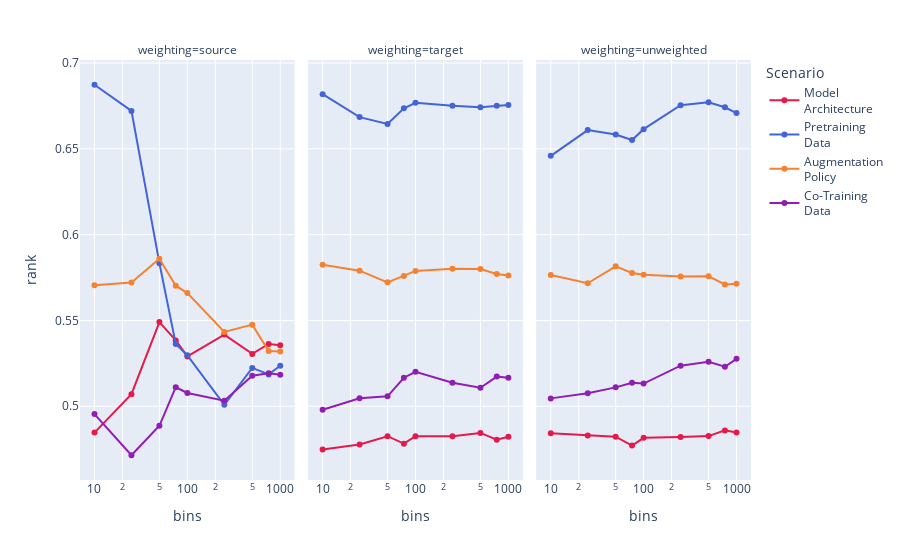

Notebook code for this chart:
### Markdown cell above
With respect to weightedtau the pretraining data and augmentation policy scenarios would have profited from a lower number of bins.

### Code cell
get_bins_plot('rank')

### Figure 1 — Plotly figure (JSON) as saved in the notebook; plotly's stock layout.template omitted (floating-point values rounded to 4 significant figures)
{"data": [{"hovertemplate": "Scenario=Model<br>Architecture<br>weighting=source<br>bins=%{x}<br>rank=%{y}<extra></extra>", "legendgroup": "Model<br>Architecture", "line": {"color": "rgb(230, 25, 75)", "dash": "solid"}, "marker": {"symbol": "circle"}, "mode": "lines+markers", "name": "Model<br>Architecture", "orientation": "v", "showlegend": true, "x": [10, 25, 50, 75, 100, 250, 500, 750, 1000], "xaxis": "x", "y": [0.4846, 0.507, 0.549, 0.5383, 0.529, 0.5418, 0.5305, 0.5363, 0.5355], "yaxis": "y", "type": "scatter"}, {"hovertemplate": "Scenario=Model<br>Architecture<br>weighting=target<br>bins=%{x}<br>rank=%{y}<extra></extra>", "legendgroup": "Model<br>Architecture", "line": {"color": "rgb(230, 25, 75)", "dash": "solid"}, "marker": {"symbol": "circle"}, "mode": "lines+markers", "name": "Model<br>Architecture", "orientation": "v", "showlegend": false, "x": [10, 25, 50, 75, 100, 250, 500, 750, 1000], "xaxis": "x2", "y": [0.4748, 0.4777, 0.4826, 0.4782, 0.4826, 0.4825, 0.4845, 0.4805, 0.4822], "yaxis": "y2", "type": "scatter"}, {"hovertemplate": "Scenario=Model<br>Architecture<br>weighting=unweighted<br>bins=%{x}<br>rank=%{y}<extra></extra>", "legendgroup": "Model<br>Architecture", "line": {"color": "rgb(230, 25, 75)", "dash": "solid"}, "marker": {"symbol": "circle"}, "mode": "lines+markers", "name": "Model<br>Architecture", "orientation": "v", "showlegend": false, "x": [10, 25, 50, 75, 100, 250, 500, 750, 1000], "xaxis": "x3", "y": [0.4843, 0.4829, 0.4823, 0.4771, 0.4816, 0.482, 0.4826, 0.4859, 0.4847], "yaxis": "y3", "type": "scatter"}, {"hovertemplate": "Scenario=Pretraining<br>Data<br>weighting=source<br>bins=%{x}<br>rank=%{y}<extra></extra>", "legendgroup": "Pretraining<br>Data", "line": {"color": "rgb(67, 99, 216)", "dash": "solid"}, "marker": {"symbol": "circle"}, "mode": "lines+markers", "name": "Pretraining<br>Data", "orientation": "v", "showlegend": true, "x": [10, 25, 50, 75, 100, 250, 500, 750, 1000], "xaxis": "x", "y": [0.6873, 0.6721, 0.5834, 0.5363, 0.5297, 0.5009, 0.5223, 0.5186, 0.5236], "yaxis": "y", "type": "scatter"}, {"hovertemplate": "Scenario=Pretraining<br>Data<br>weighting=target<br>bins=%{x}<br>rank=%{y}<extra></extra>", "legendgroup": "Pretraining<br>Data", "line": {"color": "rgb(67, 99, 216)", "dash": "solid"}, "marker": {"symbol": "circle"}, "mode": "lines+markers", "name": "Pretraining<br>Data", "orientation": "v", "showlegend": false, "x": [10, 25, 50, 75, 100, 250, 500, 750, 1000], "xaxis": "x2", "y": [0.6818, 0.6685, 0.6644, 0.6736, 0.6768, 0.675, 0.6743, 0.675, 0.6755], "yaxis": "y2", "type": "scatter"}, {"hovertemplate": "Scenario=Pretraining<br>Data<br>weighting=unweighted<br>bins=%{x}<br>rank=%{y}<extra></extra>", "legendgroup": "Pretraining<br>Data", "line": {"color": "rgb(67, 99, 216)", "dash": "solid"}, "marker": {"symbol": "circle"}, "mode": "lines+markers", "name": "Pretraining<br>Data", "orientation": "v", "showlegend": false, "x": [10, 25, 50, 75, 100, 250, 500, 750, 1000], "xaxis": "x3", "y": [0.6459, 0.6609, 0.6583, 0.6551, 0.6615, 0.6754, 0.6772, 0.6742, 0.6708], "yaxis": "y3", "type": "scatter"}, {"hovertemplate": "Scenario=Augmentation<br>Policy<br>weighting=source<br>bins=%{x}<br>rank=%{y}<extra></extra>", "legendgroup": "Augmentation<br>Policy", "line": {"color": "rgb(245, 130, 49)", "dash": "solid"}, "marker": {"symbol": "circle"}, "mode": "lines+markers", "name": "Augmentation<br>Policy", "orientation": "v", "showlegend": true, "x": [10, 25, 50, 75, 100, 250, 500, 750, 1000], "xaxis": "x", "y": [0.5705, 0.5721, 0.586, 0.5702, 0.5659, 0.5433, 0.5475, 0.5322, 0.532], "yaxis": "y", "type": "scatter"}, {"hovertemplate": "Scenario=Augmentation<br>Policy<br>weighting=target<br>bins=%{x}<br>rank=%{y}<extra></extra>", "legendgroup": "Augmentation<br>Policy", "line": {"color": "rgb(245, 130, 49)", "dash": "solid"}, "marker": {"symbol": "circle"}, "mode": "lines+markers", "name": "Augmentation<br>Policy", "orientation": "v", "showlegend": false, "x": [10, 25, 50, 75, 100, 250, 500, 750, 1000], "xaxis": "x2", "y": [0.5825, 0.579, 0.5722, 0.5758, 0.5789, 0.5801, 0.5799, 0.5771, 0.5762], "yaxis": "y2", "type": "scatter"}, {"hovertemplate": "Scenario=Augmentation<br>Policy<br>weighting=unweighted<br>bins=%{x}<br>rank=%{y}<extra></extra>", "legendgroup": "Augmentation<br>Policy", "line": {"color": "rgb(245, 130, 49)", "dash": "solid"}, "marker": {"symbol": "circle"}, "mode": "lines+markers", "name": "Augmentation<br>Policy", "orientation": "v", "showlegend": false, "x": [10, 25, 50, 75, 100, 250, 500, 750, 1000], "xaxis": "x3", "y": [0.5765, 0.5717, 0.5816, 0.5777, 0.5766, 0.5755, 0.5757, 0.5709, 0.5714], "yaxis": "y3", "type": "scatter"}, {"hovertemplate": "Scenario=Co-Training<br>Data<br>weighting=source<br>bins=%{x}<br>rank=%{y}<extra></extra>", "legendgroup": "Co-Training<br>Data", "line": {"color": "rgb(145, 30, 180)", "dash": "solid"}, "marker": {"symbol": "circle"}, "mode": "lines+markers", "name": "Co-Training<br>Data", "orientation": "v", "showlegend": true, "x": [10, 25, 50, 75, 100, 250, 500, 750, 1000], "xaxis": "x", "y": [0.4954, 0.4715, 0.4886, 0.5111, 0.5077, 0.5032, 0.5178, 0.5192, 0.5184], "yaxis": "y", "type": "scatter"}, {"hovertemplate": "Scenario=Co-Training<br>Data<br>weighting=target<br>bins=%{x}<br>rank=%{y}<extra></extra>", "legendgroup": "Co-Training<br>Data", "line": {"color": "rgb(145, 30, 180)", "dash": "solid"}, "marker": {"symbol": "circle"}, "mode": "lines+markers", "name": "Co-Training<br>Data", "orientation": "v", "showlegend": false, "x": [10, 25, 50, 75, 100, 250, 500, 750, 1000], "xaxis": "x2", "y": [0.498, 0.5046, 0.5058, 0.5166, 0.5201, 0.5137, 0.5108, 0.5173, 0.5166], "yaxis": "y2", "type": "scatter"}, {"hovertemplate": "Scenario=Co-Training<br>Data<br>weighting=unweighted<br>bins=%{x}<br>rank=%{y}<extra></extra>", "legendgroup": "Co-Training<br>Data", "line": {"color": "rgb(145, 30, 180)", "dash": "solid"}, "marker": {"symbol": "circle"}, "mode": "lines+markers", "name": "Co-Training<br>Data", "orientation": "v", "showlegend": false, "x": [10, 25, 50, 75, 100, 250, 500, 750, 1000], "xaxis": "x3", "y": [0.5046, 0.5076, 0.511, 0.5137, 0.5132, 0.5237, 0.5259, 0.523, 0.5276], "yaxis": "y3", "type": "scatter"}], "layout": {"xaxis": {"anchor": "y", "domain": [0.0, 0.32], "title": {"text": "bins"}, "type": "log"}, "yaxis": {"anchor": "x", "domain": [0.0, 1.0], "title": {"text": "rank"}}, "xaxis2": {"anchor": "y2", "domain": [0.34, 0.66], "matches": "x", "title": {"text": "bins"}, "type": "log"}, "yaxis2": {"anchor": "x2", "domain": [0.0, 1.0], "matches": "y", "showticklabels": false}, "xaxis3": {"anchor": "y3", "domain": [0.68, 1.0], "matches": "x", "title": {"text": "bins"}, "type": "log"}, "yaxis3": {"anchor": "x3", "domain": [0.0, 1.0], "matches": "y", "showticklabels": false}, "annotations": [{"font": {}, "showarrow": false, "text": "weighting=source", "x": 0.16, "xanchor": "center", "xref": "paper", "y": 1.0, "yanchor": "bottom", "yref": "paper"}, {"font": {}, "showarrow": false, "text": "weighting=target", "x": 0.5, "xanchor": "center", "xref": "paper", "y": 1.0, "yanchor": "bottom", "yref": "paper"}, {"font": {}, "showarrow": false, "text": "weighting=unweighted", "x": 0.84, "xanchor": "center", "xref": "paper", "y": 1.0, "yanchor": "bottom", "yref": "paper"}], "legend": {"title": {"text": "Scenario"}, "tracegroupgap": 0}, "margin": {"t": 60}}}
